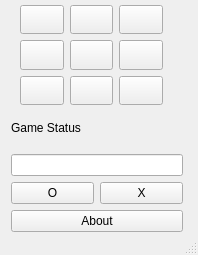
<?xml version="1.0" encoding="UTF-8"?>
<ui version="4.0">
 <class>Tic_Tac_Toe</class>
 <widget class="QMainWindow" name="Tic_Tac_Toe">
  <property name="windowModality">
   <enum>Qt::NonModal</enum>
  </property>
  <property name="geometry">
   <rect>
    <x>0</x>
    <y>0</y>
    <width>198</width>
    <height>255</height>
   </rect>
  </property>
  <property name="sizePolicy">
   <sizepolicy hsizetype="Fixed" vsizetype="Fixed">
    <horstretch>198</horstretch>
    <verstretch>255</verstretch>
   </sizepolicy>
  </property>
  <property name="minimumSize">
   <size>
    <width>198</width>
    <height>255</height>
   </size>
  </property>
  <property name="maximumSize">
   <size>
    <width>198</width>
    <height>255</height>
   </size>
  </property>
  <property name="sizeIncrement">
   <size>
    <width>0</width>
    <height>0</height>
   </size>
  </property>
  <property name="baseSize">
   <size>
    <width>0</width>
    <height>0</height>
   </size>
  </property>
  <property name="windowTitle">
   <string>TIC TAC TOE</string>
  </property>
  <property name="windowIcon">
   <iconset resource="img.qrc">
    <normaloff>:/resources/icon.png</normaloff>:/resources/icon.png</iconset>
  </property>
  <property name="autoFillBackground">
   <bool>true</bool>
  </property>
  <widget class="QWidget" name="centralwidget">
   <widget class="QWidget" name="layoutWidget">
    <property name="geometry">
     <rect>
      <x>20</x>
      <y>5</y>
      <width>143</width>
      <height>100</height>
     </rect>
    </property>
    <layout class="QHBoxLayout" name="horizontalLayout_2">
     <item>
      <layout class="QVBoxLayout" name="verticalLayout_4">
       <item>
        <widget class="QPushButton" name="Slot_1">
         <property name="sizePolicy">
          <sizepolicy hsizetype="Preferred" vsizetype="Preferred">
           <horstretch>0</horstretch>
           <verstretch>0</verstretch>
          </sizepolicy>
         </property>
         <property name="text">
          <string/>
         </property>
        </widget>
       </item>
       <item>
        <widget class="QPushButton" name="Slot_4">
         <property name="sizePolicy">
          <sizepolicy hsizetype="Preferred" vsizetype="Preferred">
           <horstretch>0</horstretch>
           <verstretch>0</verstretch>
          </sizepolicy>
         </property>
         <property name="text">
          <string/>
         </property>
        </widget>
       </item>
       <item>
        <widget class="QPushButton" name="Slot_7">
         <property name="sizePolicy">
          <sizepolicy hsizetype="Preferred" vsizetype="Preferred">
           <horstretch>0</horstretch>
           <verstretch>0</verstretch>
          </sizepolicy>
         </property>
         <property name="text">
          <string/>
         </property>
        </widget>
       </item>
      </layout>
     </item>
     <item>
      <layout class="QVBoxLayout" name="verticalLayout_3">
       <item>
        <widget class="QPushButton" name="Slot_2">
         <property name="sizePolicy">
          <sizepolicy hsizetype="Preferred" vsizetype="Preferred">
           <horstretch>0</horstretch>
           <verstretch>0</verstretch>
          </sizepolicy>
         </property>
         <property name="text">
          <string/>
         </property>
        </widget>
       </item>
       <item>
        <widget class="QPushButton" name="Slot_5">
         <property name="sizePolicy">
          <sizepolicy hsizetype="Preferred" vsizetype="Preferred">
           <horstretch>0</horstretch>
           <verstretch>0</verstretch>
          </sizepolicy>
         </property>
         <property name="text">
          <string/>
         </property>
        </widget>
       </item>
       <item>
        <widget class="QPushButton" name="Slot_8">
         <property name="sizePolicy">
          <sizepolicy hsizetype="Preferred" vsizetype="Preferred">
           <horstretch>0</horstretch>
           <verstretch>0</verstretch>
          </sizepolicy>
         </property>
         <property name="text">
          <string/>
         </property>
        </widget>
       </item>
      </layout>
     </item>
     <item>
      <layout class="QVBoxLayout" name="verticalLayout_2">
       <item>
        <widget class="QPushButton" name="Slot_3">
         <property name="sizePolicy">
          <sizepolicy hsizetype="Preferred" vsizetype="Preferred">
           <horstretch>0</horstretch>
           <verstretch>0</verstretch>
          </sizepolicy>
         </property>
         <property name="text">
          <string/>
         </property>
        </widget>
       </item>
       <item>
        <widget class="QPushButton" name="Slot_6">
         <property name="sizePolicy">
          <sizepolicy hsizetype="Preferred" vsizetype="Preferred">
           <horstretch>0</horstretch>
           <verstretch>0</verstretch>
          </sizepolicy>
         </property>
         <property name="text">
          <string/>
         </property>
        </widget>
       </item>
       <item>
        <widget class="QPushButton" name="Slot_9">
         <property name="sizePolicy">
          <sizepolicy hsizetype="Preferred" vsizetype="Preferred">
           <horstretch>0</horstretch>
           <verstretch>0</verstretch>
          </sizepolicy>
         </property>
         <property name="text">
          <string/>
         </property>
        </widget>
       </item>
      </layout>
     </item>
    </layout>
   </widget>
   <widget class="QWidget" name="layoutWidget">
    <property name="geometry">
     <rect>
      <x>11</x>
      <y>108</y>
      <width>172</width>
      <height>124</height>
     </rect>
    </property>
    <layout class="QVBoxLayout" name="verticalLayout_5">
     <item>
      <layout class="QVBoxLayout" name="verticalLayout">
       <property name="sizeConstraint">
        <enum>QLayout::SetMinimumSize</enum>
       </property>
       <item>
        <widget class="QLabel" name="label">
         <property name="text">
          <string>Game Status</string>
         </property>
        </widget>
       </item>
       <item>
        <widget class="QLineEdit" name="Winner_Text">
         <property name="text">
          <string/>
         </property>
         <property name="readOnly">
          <bool>true</bool>
         </property>
        </widget>
       </item>
       <item>
        <layout class="QHBoxLayout" name="horizontalLayout">
         <property name="sizeConstraint">
          <enum>QLayout::SetMinimumSize</enum>
         </property>
         <item>
          <widget class="QPushButton" name="mark_O">
           <property name="text">
            <string>O</string>
           </property>
          </widget>
         </item>
         <item>
          <widget class="QPushButton" name="mark_X">
           <property name="text">
            <string>X</string>
           </property>
          </widget>
         </item>
        </layout>
       </item>
      </layout>
     </item>
     <item>
      <widget class="QPushButton" name="About">
       <property name="text">
        <string>About</string>
       </property>
      </widget>
     </item>
    </layout>
   </widget>
  </widget>
  <widget class="QMenuBar" name="menubar">
   <property name="geometry">
    <rect>
     <x>0</x>
     <y>0</y>
     <width>198</width>
     <height>25</height>
    </rect>
   </property>
  </widget>
  <widget class="QStatusBar" name="statusbar"/>
 </widget>
 <resources>
  <include location="img.qrc"/>
 </resources>
 <connections/>
</ui>
